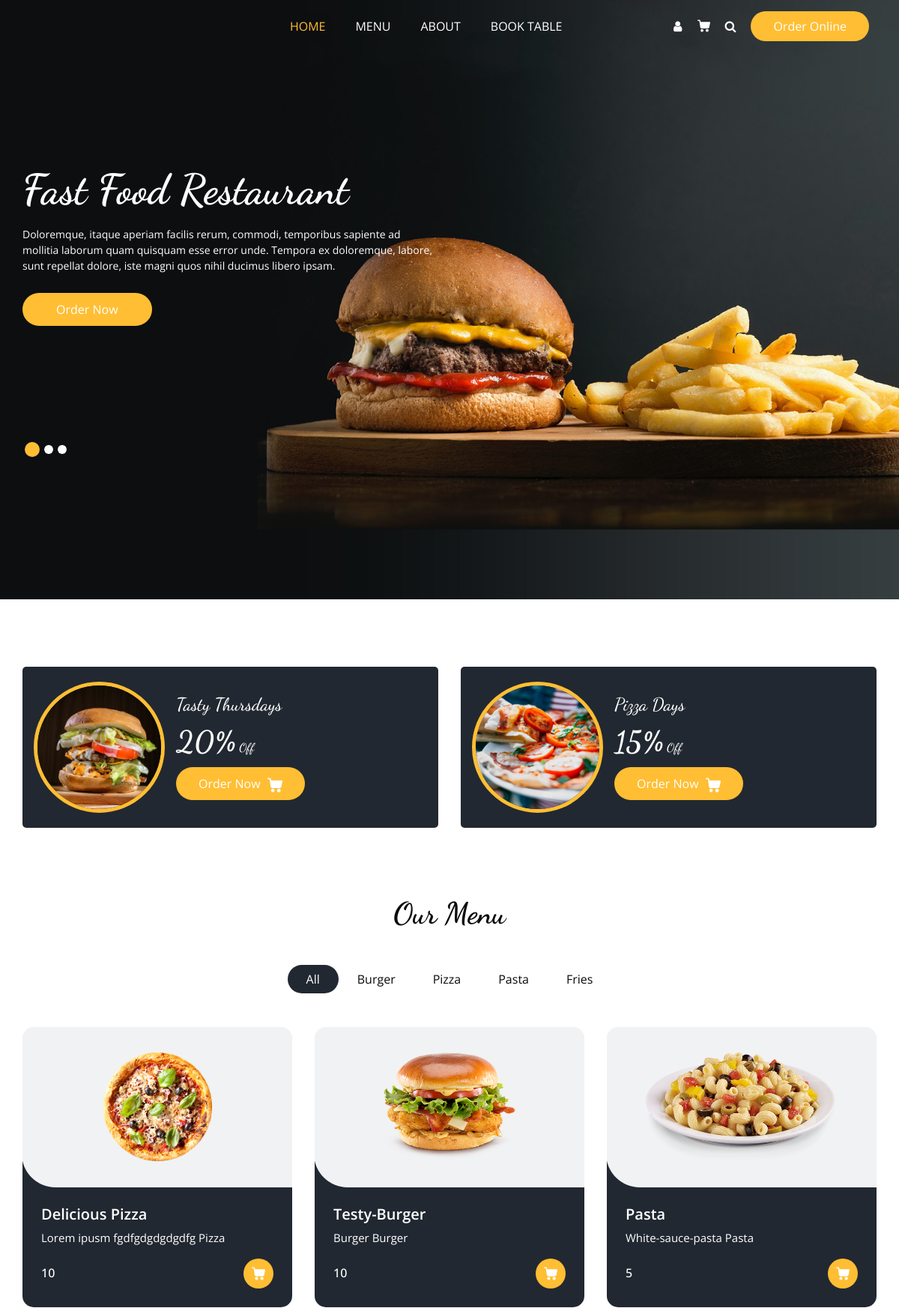
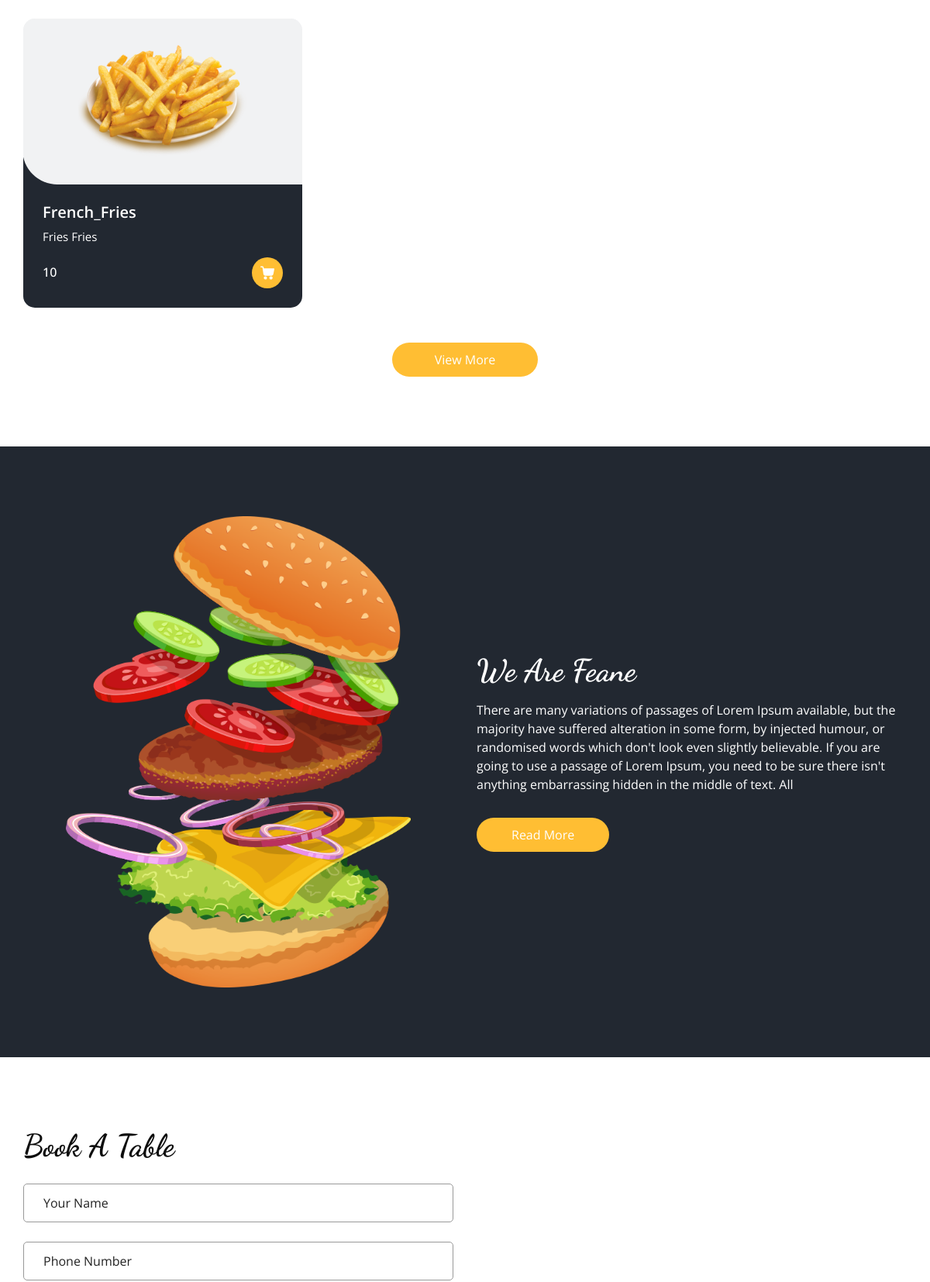
The page / (upper part) on the database its author committed (2 pictures, top to bottom).
### home_app/models.py (models this page shows, shortened)
class MenuItem(models.Model):
    item_name = models.CharField(max_length=100)
    slug = models.SlugField(unique=True  , null=True , blank=True)
    category = models.ForeignKey(Category , on_delete=models.CASCADE , related_name="products")
    price = models.IntegerField()
    item_description = models.TextField()

class MenuItemImage(models.Model):
    menu_item = models.ForeignKey(MenuItem , on_delete=models.CASCADE , related_name="menu_item_images")
    image =  models.ImageField(upload_to="menu_item")

class Category(models.Model):
    category_name = models.CharField(max_length=100)
    slug = models.SlugField(unique=True, null=True, blank=True)
    def __str__(self) -> str:
        return self.category_name
    class Meta:
        verbose_name_plural = "Categories"

### home_app/views.py (the view)
# urls.py: path("", views.home, name="home"),
def home(request):
    menu_items = MenuItem.objects.all()
    return render(request,"home_app/home.html", context = {'menu_items':menu_items})

### home_app/templates/home_app/home.html (shortened to what this page needs)
<!DOCTYPE html>
<html>
  {% load static %}
  <head>
  <link rel="stylesheet" type="text/css" href="{% static 'home_app/css/bootstrap.css' %}" />
  <link rel="stylesheet" type="text/css" href="https://cdnjs.cloudflare.com/ajax/libs/OwlCarousel2/2.3.4/assets/owl.carousel.min.css" />
  <link rel="stylesheet" href="https://cdnjs.cloudflare.com/ajax/libs/jquery-nice-select/1.1.0/css/nice-select.min.css" />
  <link href="{% static 'home_app/css/font-awesome.min.css' %}" rel="stylesheet" />
  <link href="{% static 'home_app/css/style.css' %}" rel="stylesheet" />
  <link href="{% static 'home_app/css/responsive.css' %}" rel="stylesheet" />
</head>
<body>
  <div class="hero_area">
    <div class="bg-box">
      <img src="{% static 'home_app/images/hero-bg.jpg' %}" alt="">
    </div>
    <header class="header_section">
      <div class="container">
        <nav class="navbar navbar-expand-lg custom_nav-container ">
          <div class="collapse navbar-collapse" id="navbarSupportedContent">
            <ul class="navbar-nav  mx-auto ">
              <li class="nav-item active">
                <a class="nav-link" href="{% url 'home_app:home' %}">Home <span class="sr-only">(current)</span></a>
              </li>
              <li class="nav-item">
                <a class="nav-link" href="{% url 'home_app:menu' %}">Menu</a>
              </li>
              <li class="nav-item">
                <a class="nav-link" href="{% url 'home_app:about' %}">About</a>
              </li>
              <li class="nav-item">
                <a class="nav-link" href="{% url 'home_app:book_table' %}">Book Table</a>
              </li>
            </ul>
            <div class="user_option">
              <a href="{% url 'accounts:login' %}" class="user_link">
                <i class="fa fa-user" aria-hidden="true"></i>
              </a>
              <a class="cart_link" href="{% url 'accounts:cart_detail'%}">
              </a>
              <form class="form-inline">
                <button class="btn  my-2 my-sm-0 nav_search-btn" type="submit">
                  <i class="fa fa-search" aria-hidden="true"></i>
                </button>
              </form>
              <a href="{% url 'home_app:order' %}" class="order_online">
                Order Online
              </a>
            </div>
          </div>
        </nav>
      </div>
    </header>
    <section class="slider_section ">
      <div id="customCarousel1" class="carousel slide" data-ride="carousel">
        <div class="carousel-inner">
          <div class="carousel-item active">
            <div class="container ">
              <div class="row">
                <div class="col-md-7 col-lg-6 ">
                  <div class="detail-box">
                    <h1>
                      Fast Food Restaurant
                    </h1>
                    <p>
                      Doloremque, itaque aperiam facilis rerum, commodi, temporibus sapiente ad mollitia laborum quam quisquam esse error unde. Tempora ex doloremque, labore, sunt repellat dolore, iste magni quos nihil ducimus libero ipsam.
                    </p>
                    <div class="btn-box">
                      <a href="" class="btn1">
                        Order Now
                      </a>
                    </div>
                  </div>
                </div>
              </div>
            </div>
          </div>
        </div>
        <div class="container">
          <ol class="carousel-indicators">
            <li data-target="#customCarousel1" data-slide-to="0" class="active"></li>
            <li data-target="#customCarousel1" data-slide-to="1"></li>
            <li data-target="#customCarousel1" data-slide-to="2"></li>
          </ol>
        </div>
      </div>
    </section>
  </div>
  <section class="offer_section layout_padding-bottom">
    <div class="offer_container">
      <div class="container ">
        <div class="row">
          <div class="col-md-6  ">
            <div class="box ">
              <div class="img-box">
                <img src="{% static 'home_app/images/o1.jpg' %}" alt="">
              </div>
              <div class="detail-box">
                <h5>
                  Tasty Thursdays
                </h5>
                <h6>
                  <span>20%</span> Off
                </h6>
                <a href="">
                  Order Now
                </a>
              </div>
            </div>
          </div>
          <div class="col-md-6  ">
            <div class="box ">
              <div class="img-box">
                <img src="{% static 'home_app/images/o2.jpg' %}" alt="">
              </div>
              <div class="detail-box">
                <h5>
                  Pizza Days
                </h5>
                <h6>
                  <span>15%</span> Off
                </h6>
                <a href="">
                  Order Now
                </a>
              </div>
            </div>
          </div>
        </div>
      </div>
    </div>
  </section>
  <section class="food_section layout_padding-bottom">
    <div class="container">
      <div class="heading_container heading_center">
        <h2>
          Our Menu
        </h2>
      </div>
      <ul class="filters_menu">
        <li class="active" data-filter="*">All</li>
        <li data-filter=".burger">Burger</li>
        <li data-filter=".pizza">Pizza</li>
        <li data-filter=".pasta">Pasta</li>
        <li data-filter=".fries">Fries</li>
      </ul>
      <div class="filters-content">
        <div class="row grid">
          {% for menu_item  in menu_items %}
            <div class="col-sm-6 col-lg-4 all {{menu_item.category|lower}}">
              <div class="box">
                <div>
                  <div class="img-box">
                    <img src="/media/{{menu_item.menu_item_images.first.image}}" alt="">
                  </div>
                  <div class="detail-box">
                    <h5>
                      {{menu_item.item_name}}
                    </h5>
                    <p>
                      {{menu_item.item_description}}
                      {{menu_item.category}}
                    </p>
                    <div class="options">
                      <h6>
                        {{menu_item.price}}
                      </h6>
                      <a href="{% url 'accounts:add_to_cart' menu_item.id%}">
                      </a>
                    </div>
                  </div>
                </div>
              </div>
            </div>
          {% endfor %}
          </div>
      </div>
      <div class="btn-box">
        <a href="">
          View More
        </a>
      </div>
    </div>
  </section>
  <section class="about_section layout_padding">
    <div class="container  ">
      <div class="row">
        <div class="col-md-6 ">
          <div class="img-box">
            <img src="{% static 'home_app/images/about-img.png' %}" alt="">
          </div>
        </div>
        <div class="col-md-6">
          <div class="detail-box">
            <div class="heading_container">
              <h2>
                We Are Feane
              </h2>
            </div>
            <p>
              There are many variations of passages of Lorem Ipsum available, but the majority have suffered alteration
              in some form, by injected humour, or randomised words which don't look even slightly believable. If you
              are going to use a passage of Lorem Ipsum, you need to be sure there isn't anything embarrassing hidden in
              the middle of text. All
            </p>
            <a href="">
              Read More
            </a>
          </div>
        </div>
      </div>
    </div>
  </section>
  <section class="book_section layout_padding">
    <div class="container">
      <div class="heading_container">
        <h2>
          Book A Table
        </h2>
      </div>
      <div class="row">
        <div class="col-md-6">
          <div class="form_container">
            <form action="">
              <div>
                <input type="text" class="form-control" placeholder="Your Name" />
              </div>
              <div>
                <input type="text" class="form-control" placeholder="Phone Number" />
              </div>
            </form>
          </div>
        </div>
        <div class="col-md-6">
          <div class="map_container ">
            <div id="googleMap"></div>
          </div>
        </div>
      </div>
    </div>
  </section>
</body>
</html>

### home_app/static/home_app/css/responsive.css (style rules this page uses)
@media (min-width: 1200px) { .container { max-width: 1170px; } }

### rows shown on the page
MenuItem: menu_item_images.first.image (picture), item_name "Delicious Pizza", item_description "Lorem ipusm fgdfgdgdgdgdfg", category "Pizza", price "10"
MenuItem: menu_item_images.first.image (picture), item_name "Testy-Burger", item_description "Burger", category "Burger", price "10"
MenuItem: menu_item_images.first.image (picture), item_name "Pasta", item_description "White-sauce-pasta", category "Pasta", price "5"
MenuItem: menu_item_images.first.image (picture), item_name "French_Fries", item_description "Fries", category "Fries", price "10"
